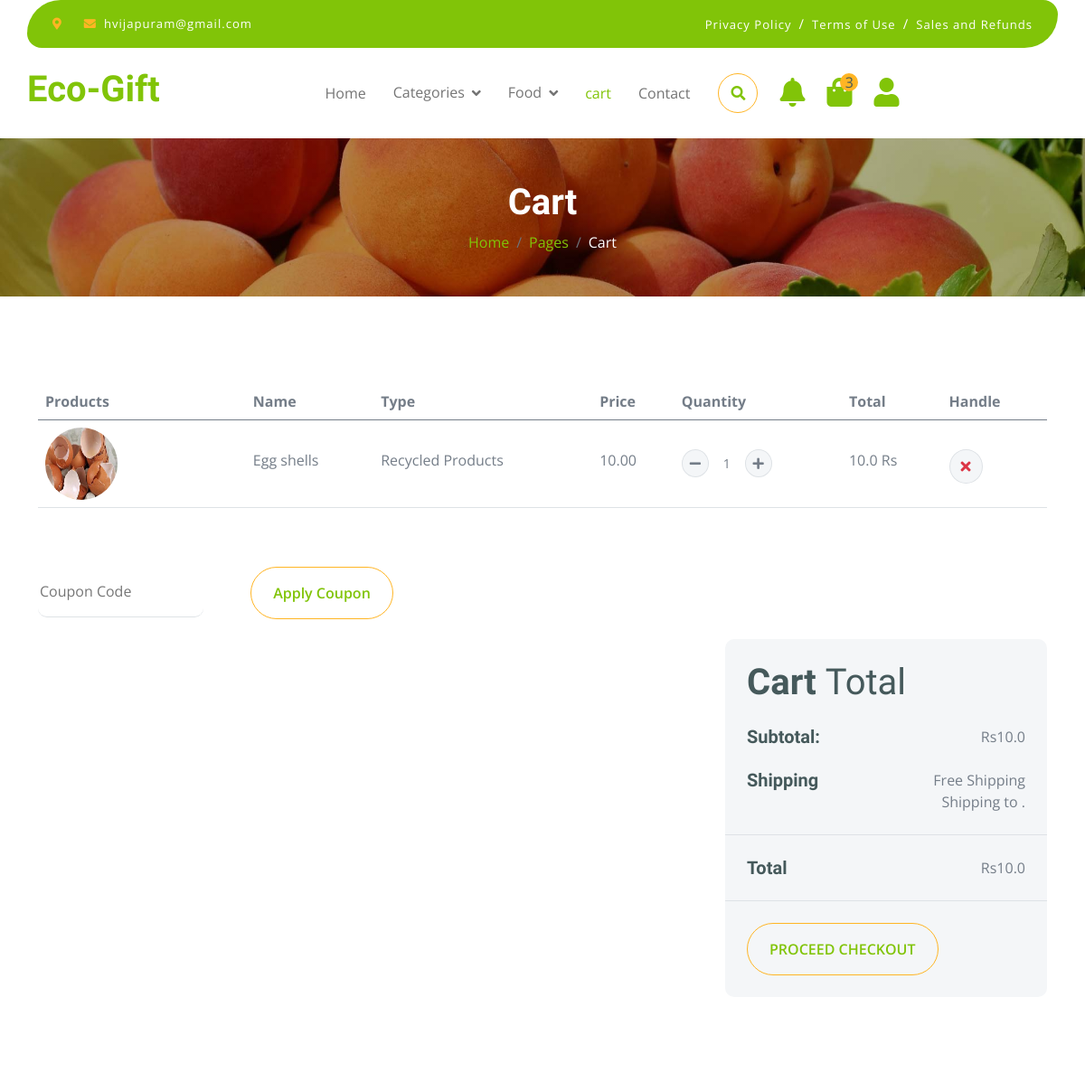
Before: /products/cart (signed in, upper part) with the older database file.
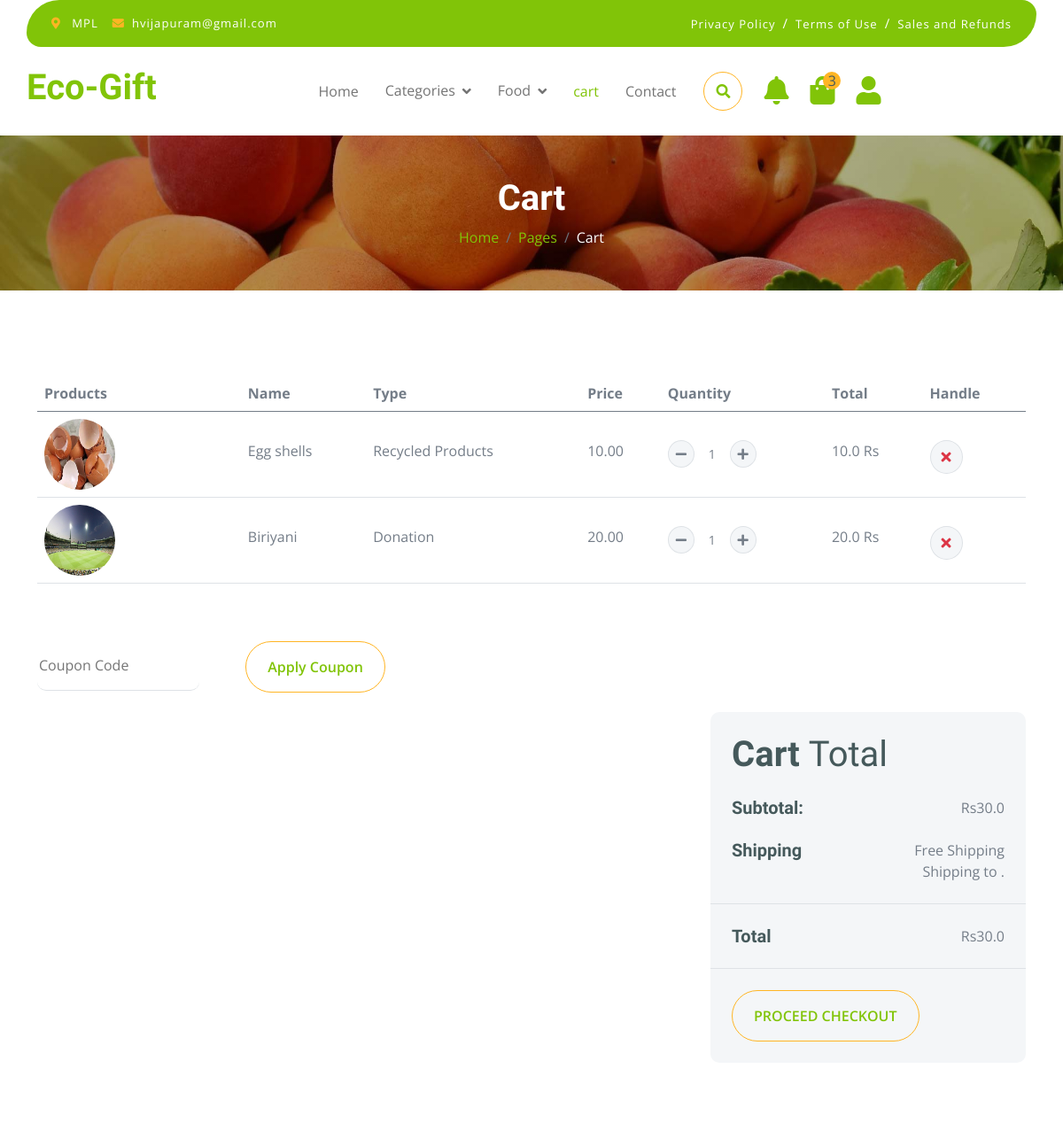
After: the same page with the newer database file.
### products/models.py (models this page shows)
class CartItem(models.Model):
    cart = models.ForeignKey(Cart, on_delete=models.CASCADE, related_name='items')
    product = models.ForeignKey(Product, on_delete=models.CASCADE)
    quantity = models.PositiveIntegerField(default=1)
    def __str__(self):
        return f"{self.product.Name} ({self.quantity})"

class Product(models.Model):
  Name = models.CharField(max_length=255)
  Description = models.TextField(blank=True)
  Price = models.CharField(max_length=10)
  Category = models.ForeignKey(Category, on_delete=models.CASCADE)
  Image = models.ImageField(upload_to='products/', blank=True)
  Seller = models.ForeignKey(Seller, on_delete=models.CASCADE, default = 1)
  units = models.CharField(max_length=20,default="Kg")

class Category(models.Model):
  Name = models.CharField(max_length=255)
  def __str__(self):
    return self.Name

class Customer(AbstractUser):
  Address = models.CharField(max_length=255, blank=True)
  Phone = models.CharField(max_length=20, blank=True)
  location = models.CharField(max_length=50)
  description = models.TextField(max_length=200, blank=True)
  password_main = models.CharField(max_length=50)
  is_seller = models.BooleanField(default=False)
  is_food = models.BooleanField(default=False)
  groups = models.ManyToManyField(
        Group,
        related_name='customer_set',  # unique related_name
        blank=True,
    )
  user_permissions = models.ManyToManyField(
        Permission,
        related_name='customer_permissions_set',  # unique related_name
        blank=True,
    )

### products/views.py (the view)
# urls.py: path('cart', views.view_cart, name="cart"),
def view_cart(request):
    try:
        cart = Cart.objects.get(customer=request.user)
        print(cart)
        if cart:
            cart_items = CartItem.objects.filter(cart=cart)
            print(cart_items)
            subtotal = sum(float(item.product.Price) * float(item.quantity) for item in cart_items)
        else:
            cart_items = []
            subtotal = 0
        context = {
            'cart': cart,
            'cart_items': cart_items,
            'subtotal': subtotal,
        }
        print(cart_items)
        return render(request, 'cart.html', context)
    except Cart.DoesNotExist:
        return render(request, 'cart.html', {'cart': None, 'cart_items': [], 'subtotal': 0})
    except Exception as e:
        print(f"An error occurred: {e}")
        return render(request, 'cart.html', {'cart': None, 'cart_items': [], 'subtotal': 0})

### products/context_processors.py (called while the page is built)
def user_email(request):
    if request.user.is_authenticated:
        return {'user_email': request.user.email}
    return {user_email: 'Please login into your account'}

### products/models.py (called while the page is built)
    def __str__(self):
        return f"Cart of {self.customer.username}"

### products/templatetags/custom_filters.py (called while the page is built)
@register.filter(name='mul')
def multiply(value, arg):
    try:
        return float(value) * float(arg)
    except (ValueError, TypeError):
        return ''

### templates/cart.html (shortened to what the changed rows need)
{% extends "base.html" %}
{% load static %}
{% load custom_filters %}
{% block content %}
        <div class="container-fluid page-header py-5">
            <h1 class="text-center text-white display-6">Cart</h1>
        </div>
{% if not user.is_authenticated %}
<div class="loginRequest" style="display: flex; align-items: center; justify-content:center; padding: 9%; margin: 9%; gap: 2%;">
<h3>Please login into Your Account , to access Cart</h3><a href="{% url 'loginCus' %}" class="my-auto">
    <i class="fas fa-user fa-2x"></i>
</a>
</div>
{% else %}
<div class="container-fluid py-5">
    <div class="container py-5">
        <div class="table-responsive">
            <table class="table">
                <thead>
                    <tr>
                        <th scope="col">Products</th>
                        <th scope="col">Name</th>
                        <th scope="col">Type</th>
                        <th scope="col">Price</th>
                        <th scope="col">Quantity</th>
                        <th scope="col">Total</th>
                        <th scope="col">Handle</th>
                    </tr>
                </thead>
                <tbody>
                    {% for item in cart_items %}
                    <tr>
                        <td>
                            <div class="d-flex align-items-center">
                                <img src="{{ item.product.Image.url }}" class="img-fluid me-5 rounded-circle" style="width: 80px; height: 80px;" alt="">
                            </div>
                        </td>
                        <td>
                            <p class="mb-0 mt-4">{{ item.product.Name }}</p>
                        </td>
                        <td>
                            <p class="mb-0 mt-4">{{ item.product.Category }}</p>
                        </td>
                        <td>
                            <p class="mb-0 mt-4">{{ item.product.Price }}</p>
                        </td>
                        <td>
                            <div class="input-group quantity mt-4" style="width: 100px;">
                                <div class="input-group-btn">
                                    <button class="btn btn-sm btn-minus rounded-circle bg-light border" onclick="return increment(this)" data-id="{{ item.id }}" data-use="decrease">
                                        <i class="fa fa-minus"></i>
                                    </button>
                                </div>
                                <input type="text" class="form-control form-control-sm text-center border-0" value="{{ item.quantity }}" id="cart-quantity-{{ item.id }}" data-id="{{ item.id }}" onchange="return change(this)">
                                <div class="input-group-btn">
                                    <button class="btn btn-sm btn-plus rounded-circle bg-light border" onclick="return increment(this)" data-id="{{ item.id }}" data-use="increase">
                                        <i class="fa fa-plus"></i>
                                    </button>
                                </div>
                            </div>
                        </td>
                        <td>
                            <p class="mb-0 mt-4">{{ item.product.Price|mul:item.quantity }} Rs</p>
                        </td>
                        <td>
                            <a href="{% url 'discardItem' item.id %}">
                            <button class="btn btn-md rounded-circle bg-light border mt-4">
                                <i class="fa fa-times text-danger"></i>
                            </button>
                            </a>
                        </td>
                    </tr>
                    {% endfor %}
                </tbody>
            </table>
        </div>
        <div class="mt-5">
            <input type="text" class="border-0 border-bottom rounded me-5 py-3 mb-4" placeholder="Coupon Code">
            <button class="btn border-secondary rounded-pill px-4 py-3 text-primary" type="button">Apply Coupon</button>
        </div>
        <div class="row g-4 justify-content-end">
            <div class="col-8"></div>
            <div class="col-sm-8 col-md-7 col-lg-6 col-xl-4">
                <div class="bg-light rounded">
                    <div class="p-4">
                        <h1 class="display-6 mb-4">Cart <span class="fw-normal">Total</span></h1>
                        <div class="d-flex justify-content-between mb-4">
                            <h5 class="mb-0 me-4">Subtotal:</h5>
                            <p class="mb-0">Rs{{ subtotal }}</p>
                        </div>
                        <div class="d-flex justify-content-between">
                            <h5 class="mb-0 me-4">Shipping</h5>
                            <div>
                                <p class="mb-0">Free Shipping</p>
                            </div>
                        </div>
                        <p class="mb-0 text-end">Shipping to {{ request.user.customer.location }}.</p>
                    </div>
                    <div class="py-4 mb-4 border-top border-bottom d-flex justify-content-between">
                        <h5 class="mb-0 ps-4 me-4">Total</h5>
                        <p class="mb-0 pe-4">Rs{{ subtotal }}</p>
                    </div>
                    <button class="btn border-secondary rounded-pill px-4 py-3 text-primary text-uppercase mb-4 ms-4" type="button"><a href="{% url 'checkout' %}">Proceed Checkout</a></button>
                </div>
            </div>
        </div
    </div>
</div>
{% endif %}
{% endblock content %}

### templates/base.html (shortened to what the changed rows need)
{% load static %}
{% load mathfilters %}
{% load custom_filters %}
<!DOCTYPE html>
<html lang="en">
<head>
    <link rel="stylesheet" href="https://use.fontawesome.com/releases/v5.15.4/css/all.css" />
    <link href="https://cdn.jsdelivr.net/npm/bootstrap-icons@1.4.1/font/bootstrap-icons.css" rel="stylesheet">
    <link href="{% static 'lib/lightbox/css/lightbox.min.css' %}" rel="stylesheet">
    <link href="{% static 'lib/owlcarousel/assets/owl.carousel.min.css' %}" rel="stylesheet">
    <link href="{% static 'css/bootstrap.min.css' %}" rel="stylesheet">
    <link href="{% static 'css/style.css' %}" rel="stylesheet">
    <link rel="stylesheet" href="https://cdn.datatables.net/1.10.24/css/jquery.dataTables.min.css">
</head>
<body>
    <div class="container-fluid fixed-top">
        <div class="container topbar bg-primary d-none d-lg-block">
            <div class="d-flex justify-content-between">
                <div class="top-info ps-2">
                    <small class="me-3"><i class="fas fa-map-marker-alt me-2 text-secondary"></i> <a href="#" id='location'
                            class="text-white">{{ user.location }}</a></small>
                    <small class="me-3"><i class="fas fa-envelope me-2 text-secondary"></i><a href="#"
                            class="text-white">{{ user_email }}</a></small>
                </div>
            </div>
        </div>
        <div class="container px-0">
            <nav class="navbar navbar-light bg-white navbar-expand-xl">
                <a href="{% url 'index' %}" class="navbar-brand">
                    <h1 class="text-primary display-6">Eco-Gift</h1>
                </a>
                    </div>
                </div>
    {% block content%}
    {% endblock content %}
</body>
</html>

Changed rows visible on the page:
changed Customer "hvijapuram@gmail.com": location (not shown) → "MPL"
added CartItem: product.Image (picture), product.Name "Biriyani", product.Category "Donation", product.Price "20.00", quantity "1", product.Price|mul "20.0"
Other visible differences:
{{ subtotal }}: "10.0" → "30.0"
